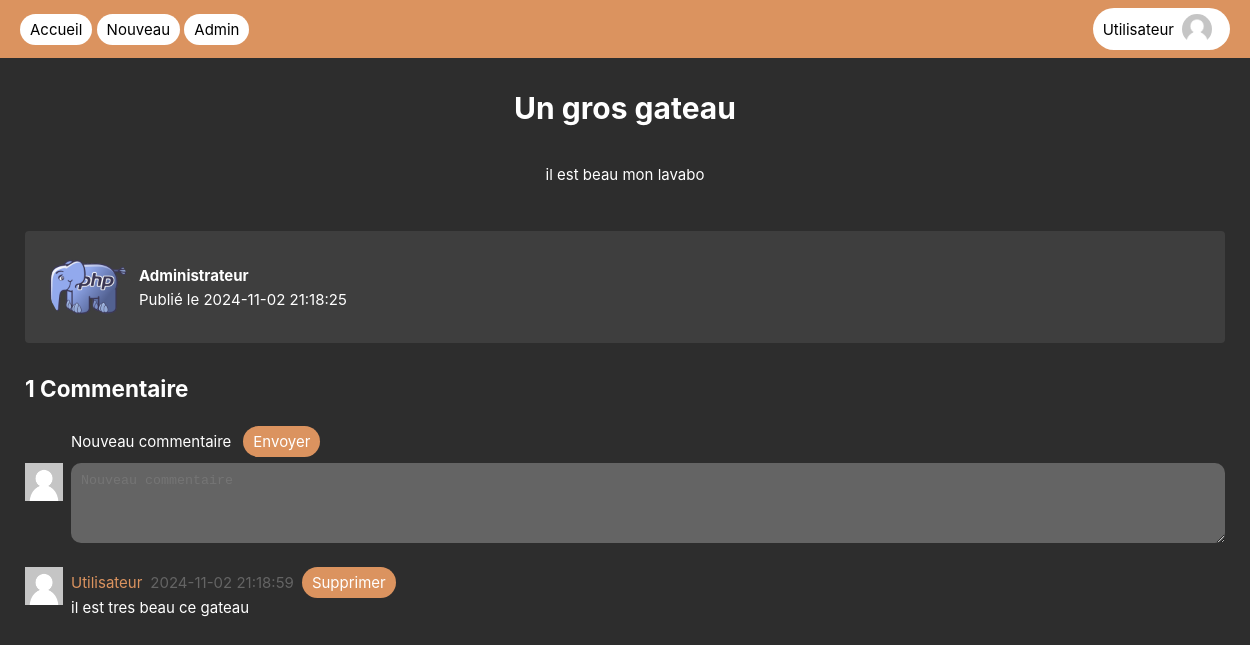
The app's page /code/article.php?id=1 (signed in) with its own data.
### tables this page shows
CREATE TABLE IF NOT EXISTS `users` (
  `id` int NOT NULL AUTO_INCREMENT,
  `email` text NOT NULL,
  `username` text NOT NULL,
  `password` text NOT NULL,
  `avatar_url` text NOT NULL,
  `admin` tinyint(1) NOT NULL DEFAULT '0',
  PRIMARY KEY (`id`)
);

CREATE TABLE IF NOT EXISTS `articles` (
  `id` int NOT NULL AUTO_INCREMENT,
  `title` text NOT NULL,
  `content` text NOT NULL,
  `author_id` int NOT NULL,
  `image_url` text NOT NULL,
  `created_at` datetime NOT NULL DEFAULT CURRENT_TIMESTAMP,
  `updated_at` datetime NOT NULL DEFAULT CURRENT_TIMESTAMP,
  PRIMARY KEY (`id`),
  KEY `author_id` (`author_id`)
);

CREATE TABLE IF NOT EXISTS `comments` (
  `id` int NOT NULL AUTO_INCREMENT,
  `author_id` int NOT NULL,
  `content` text NOT NULL,
  `article_id` int NOT NULL,
  `created_at` datetime NOT NULL DEFAULT CURRENT_TIMESTAMP,
  `updated_at` datetime NOT NULL DEFAULT CURRENT_TIMESTAMP,
  PRIMARY KEY (`id`),
  KEY `author_id` (`author_id`),
  KEY `article_id` (`article_id`)
);

### code/includes/User.php (called while the page is built, shortened)
<?php
class User {
    private int $id;
    private string $username;
    private string $avatar_url;
    function __construct($id, $username, $email, $password, $avatar_url, $admin) {
        $this->id = $id;
        $this->username = $username;
        $this->avatar_url = $avatar_url;
    }
    public function getId(): int {
        return $this->id;
    }
    public function getUsername(): string {
        return $this->username;
    }
    public function getAvatarUrl(): string {
        return $this->avatar_url;
    }
    public static function findById($id): ?User {
        try {
            $conn = get_bdd_connection();
            $stmt = $conn->prepare('SELECT * FROM users where id = ?');
            $stmt->execute([$id]);
            $user = $stmt->fetch();
            if ($user) {
                return new User($user['id'], $user['username'], $user['email'], $user['password'], $user['avatar_url'], $user['admin']);
            }
            throw new UserNotFoundException("L'utilisateur $id n'existe pas");
        } catch (PDOException $e) {
            throw new SQLException($e->getMessage());
        }
    }
}

### code/includes/Article.php (called while the page is built, shortened)
<?php
require_once 'Comment.php';
class Article {
    private int $id;
    private string $title;
    private string $content;
    private User $author;
    private string $created_at;
    private array $comments;
    function __construct($id, $title, $content, $author, $image_url, $created_at, $updated_at) {
        $this->id = $id;
        $this->title = $title;
        $this->content = $content;
        $this->author = $author;
        $this->created_at = $created_at;
        try {
            $conn = get_bdd_connection();
            $stmt = $conn->prepare('SELECT * FROM comments where article_id = ?');
            $stmt->execute([$this->getId()]);
            $comments = $stmt->fetchAll();
            $comments_array = array();
            foreach ($comments as $comment) {
                $comments_array[] = new Comment($comment['id'], User::findById($comment['author_id']), $comment['content'], $this, $comment['created_at'], $comment['updated_at']);
            }
            $this->comments = $comments_array;
        } catch (SQLException $e) {
            throw new SQLException($e->getMessage());
        } catch (UserNotFoundException $e) {
            throw new UserNotFoundException($e->getMessage());
        }
    }
    public function getId(): int {
        return $this->id;
    }
    public function getAuthor(): User {
        return $this->author;
    }
    public function getCreatedAt(): string {
        return $this->created_at;
    }
    public function getContent(): string {
        return $this->content;
    }
    public function getTitle(): string {
        return $this->title;
    }
    public function getComments(): array {
        return $this->comments;
    }
    public static function findById(int $id): Article {
        try {
            $conn = get_bdd_connection();
            $stmt = $conn->prepare('SELECT * FROM articles where id = ?');
            $stmt->execute([$id]);
            $article = $stmt->fetch();
            if ($article) {
                return new Article($article['id'], $article['title'], $article['content'], User::findById($article['author_id']), $article['image_url'], $article['created_at'], $article['updated_at']);
            }
            throw new ArticleNotFoundException("L'article $id n'existe pas");
        } catch (PDOException|SQLException $e) {
            throw new SQLException($e->getMessage());
        } catch (UserNotFoundException $e) {
            throw new UserNotFoundException("L'auteur de l'article n'existe pas");
        }
    }
}

### code/includes/Comment.php (called while the page is built, shortened)
<?php
class Comment {
    private int $id;
    private User $author;
    private string $content;
    private string $created_at;
    function __construct(int $id, User $author, string $content, Article $article, string $created_at, string $updated_at) {
        $this->id = $id;
        $this->author = $author;
        $this->content = $content;
        $this->created_at = $created_at;
    }
    public function getId(): int {
        return $this->id;
    }
    public function getAuthor(): User {
        return $this->author;
    }
    public function getContent(): string {
        return $this->content;
    }
    public function getCreatedAt(): string {
        return $this->created_at;
    }
    public function isAllowedToDelete(User $user): bool {
        if ($user->getId() == $this->getAuthor()->getId()) {
            return true;
        }
        return false;
    }
}

### code/article.php (the view, shortened to what this page needs)
<?php
require_once 'includes/Article.php';
$article_id = $_GET['id'];
try {
    $article = Article::findById($article_id);
    $article_title = htmlspecialchars($article->getTitle());
    $article_content = htmlspecialchars($article->getContent());
    $author_avatar = $article->getAuthor()->getAvatarUrl();
    $author_username = htmlspecialchars($article->getAuthor()->getUsername());
    $article_updated_at = $article->getUpdatedAt();
    $article_created_at = $article->getCreatedAt();
} catch (SQLException|ArticleNotFoundException|UserNotFoundException $e) {
    die($e->getMessage());
}
$comments = $article->getComments();
?>
<!DOCTYPE html>
<html lang="fr">
<head>
    <link rel="stylesheet" href="res/css/style.css">
</head>
<body>
<?php require_once "includes/header.php"; ?>
<main class="article">
    <div class="article_content">
        <h1><?= $article_title ?></h1>
        <p>
            <?= $article_content ?>
        </p>
    </div>
    <div class="author">
        <img src="<?= $author_avatar ?>" alt="l'image de l'auteur">
        <div class="infos">
            <span class="username"><?= $author_username ?></span>
            <span class="date">Publié le <?= $article_created_at ?><?= (($article_updated_at != $article_created_at ? ", mis à jour le $article_updated_at" : ''))?></span>
        </div>
    </div>
    <div class="comments">
        <h2><?= count($comments) ?> Commentaire<?= count($comments)!=1?'s':'' ?></h2>
        <?php if ($user): ?>
        <form class="new_comment" action="article.php?id=<?= $article_id ?>" method="post">
            <div class="top">
                <label for="new_comment">Nouveau commentaire</label>
                <input type="submit" value="Envoyer">
            </div>
            <div class="bottom">
                <img src="<?= $avatar_url ?>" alt="Avatar de <?= $username ?>">
                <textarea name="comment" id="new_comment" cols="100" rows="4" placeholder="Nouveau commentaire"></textarea>
            </div>
        </form>
        <?php endif; ?>
        <?php foreach ($comments as $comment): ?>
        <div class="comment">
            <img src="<?= $comment->getAuthor()->getAvatarUrl() ?>" alt="Avatar de <?= htmlspecialchars($comment->getAuthor()->getUsername()) ?>">
            <div class="content">
                <div class="top">
                    <span class="username"><?= htmlspecialchars($comment->getAuthor()->getUsername()) ?></span>
                    <span class="date"><?= $comment->getCreatedAt() ?></span>
                    <?php if ($user && $comment->isAllowedToDelete($user)): ?>
                        <form action="article.php?id=<?= $article_id ?>" method="post">
                            <input type="submit" value="Supprimer">
                        </form>
                    <?php endif; ?>
                </div>
                <div class="bottom">
                    <?= htmlspecialchars($comment->getContent()) ?>
                </div>
            </div>
        </div>
        <?php endforeach; ?>
    </div>
</main>
</body>
</html>

### code/includes/header.php (shortened to what this page needs)
<?php
require_once 'User.php';
if (is_connected()) {
    try {
        $user = User::findById($_SESSION['user_id'] ?? null);
        $username = htmlspecialchars($user->getUsername());
        $avatar_url = htmlspecialchars($user->getAvatarUrl());
    } catch (UserNotFoundException|SQLException $e) {
        $error_msg = $e->getMessage();
    }
}
if (empty($__PAGE_PREFIX)) {
    $__PAGE_PREFIX = './';
}
?>
<nav>
    <div class="left">
        <a class="button" href="<?= $__PAGE_PREFIX ?>">Accueil</a>
        <a class="button" href="<?= $__PAGE_PREFIX ?>create_article.php">Nouveau</a>
        <a class="button" href="<?= $__PAGE_PREFIX ?>admin/">Admin</a>
    </div>
    <div class="right">
        <a href="<?= $__PAGE_PREFIX ?>account.php" class="button">
            <?= $username ?? 'Se connecter' ?>
            <img src="<?= $__PAGE_PREFIX.($avatar_url ?? 'res/img/login.png') ?>" alt="<?= $username ?? 'Default' ?>'s avatar">
        </a>
    </div>
</nav>

### code/res/css/style.css (style rules this page uses)
html, body { font-family: "Inter", sans-serif; font-size: 15px; margin: 0; height: 100%; }
body { display: flex; flex-direction: column; background-color: #2D2D2D; color: white; }
nav { background: #DB935F; display: flex; justify-content: space-between; align-items: center; min-height: 50px; padding: 4px 20px; overflow: hidden; }
nav .left { overflow: hidden; display: inline-block; white-space: nowrap; }
nav a.button { background-color: white; color: black; }
nav a.button img { height: 30px; width: 30px; border-radius: 100%; object-fit: cover; }
nav a.button img:first-child { margin-right: 8px; }
nav a.button img:last-child { margin-left: 8px; }
main { flex: 1; display: flex; padding: 0 20px; }
main.article { flex-direction: column; gap: 32px; max-width: 1200px; width: 100%; margin: auto; padding-bottom: 24px; }
main.article > .article_content { display: flex; justify-content: center; align-items: center; flex-direction: column; gap: 12px; }
main.article > .author { display: flex; align-items: center; background-color: #3e3e3e; border-radius: 4px; gap: 10px; padding: 16px 24px; }
main.article > .author > img { width: 80px; border-radius: 100px; }
main.article > .author > .infos { display: flex; flex-direction: column; gap: 5px; }
main.article > .author > .infos .username { font-weight: bold; }
main.article > .comments { display: flex; flex-direction: column; gap: 24px; }
main.article > .comments > .new_comment { display: flex; flex-direction: column; gap: 6px; }
main.article > .comments > .new_comment .top { display: flex; align-items: center; gap: 12px; margin-left: 46px; }
main.article > .comments > .new_comment .bottom { display: flex; gap: 8px; }
main.article > .comments > .new_comment .bottom img { width: 38px; margin-bottom: auto; }
main.article > .comments > .new_comment .bottom textarea { flex: 1; }
main.article > .comments > .comment { display: flex; gap: 8px; }
main.article > .comments > .comment img { width: 38px; margin-bottom: auto; }
main.article > .comments > .comment .content { flex: 1; }
main.article > .comments > .comment .content .top { display: flex; gap: 8px; align-items: center; }
main.article > .comments > .comment .content .top .username { color: #db935f; }
main.article > .comments > .comment .content .top .date { color: #646464; }
a.button, input.button, button.button, input[type=submit] { border: none; margin: 0; width: auto; overflow: visible; font: inherit; line-height: normal; -webkit-font-smoothing: inherit; -moz-osx-font-smoothing: inherit; -webkit-appearance: none; border-radius: 100px; background-color: #db935f; padding: 6px 10px; text-decoration: none; color: white; }
a { color: #db935f; }
a.button { display: inline-flex; align-items: center; justify-content: center; }
h1, h2, h3, h4, h5, h6 { margin: 0; }
label { display: flex; flex-direction: column; gap: 4px; }
input, textarea, select { padding: 10px; border-radius: 10px; border: none; background-color: #646464; color: #D9D9D9; }

### records on screen
users: username "Utilisateur", avatar_url (placeholder picture)
articles: title "Un gros gateau", content "il est beau mon lavabo", created_at "2024-11-02 21:18:25"
users: avatar_url (picture), username "Administrateur"
comments: author.avatar_url (placeholder picture), author.username "Utilisateur", created_at "2024-11-02 21:18:59", content "il est tres beau ce gateau"

### other values on screen
count($comments) "1"
